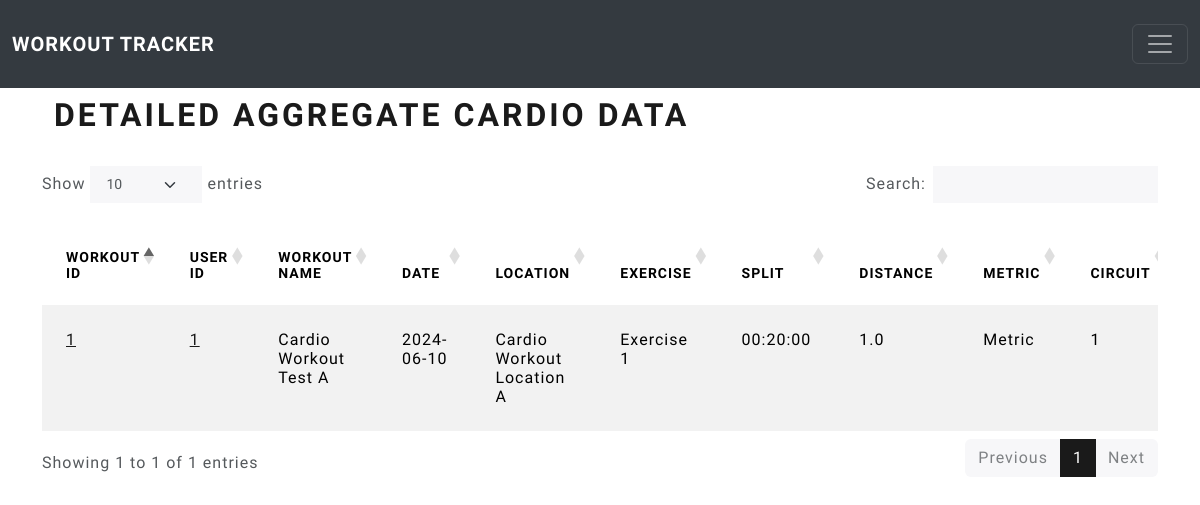
Page /aggregate_cardio_detailed (signed in) on the earlier database version.
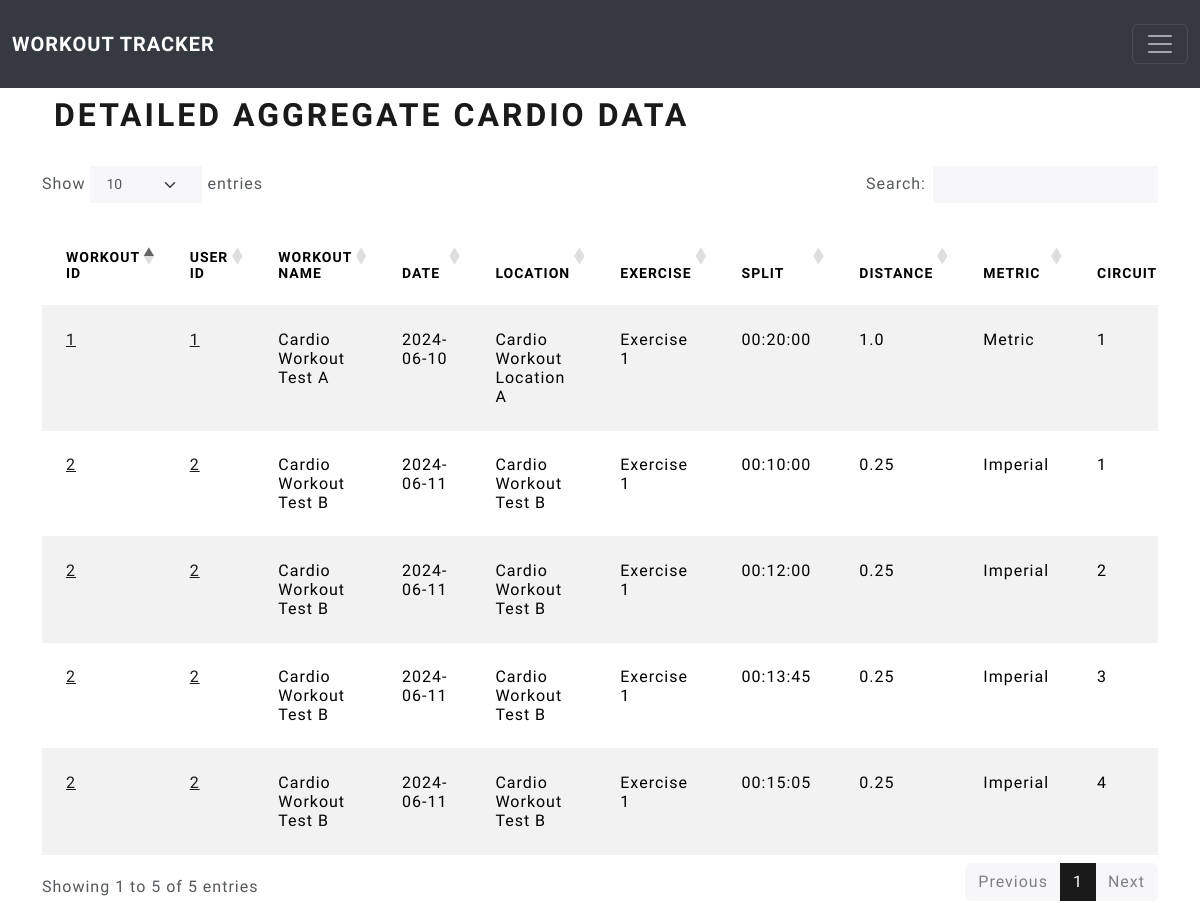
Same page on the later database version.
### workouts/models.py (models this page shows, shortened)
class CardioTraining(db.Model):
    __tablename__ = 'cardio_training'
    users = db.relationship(User)
    id = db.Column(db.Integer, primary_key=True)
    user_id = db.Column(db.Integer, db.ForeignKey('users.id'), nullable=False)
    workout_name = db.Column(db.String(140), nullable=False)
    date = db.Column(db.Date, nullable=False, default=datetime.utcnow)
    location = db.Column(db.String, nullable=False)
    exercise = db.Column(db.String(140), nullable=False)
    split = db.Column(db.String, nullable=False)
    distance = db.Column(db.Float, nullable=False)
    metric = db.Column(db.String, nullable=False)
    circuit = db.Column(db.Integer, nullable=False)
    order_in_circuit = db.Column(db.Integer, nullable=False)
    notes = db.Column(db.Text, nullable=False)
    circuit_count = db.Column(db.Integer, nullable=False)
    exercise_count = db.Column(db.Integer, nullable=False)
    sub_id = db.Column(db.Integer, nullable=False)

### workouts/aggregate/views.py (the view)
@aggregate.route('/aggregate_cardio_detailed', methods=['GET', 'POST'])
@login_required
def detailed_cardio_workout_table():
    cardio_training_data = CardioTraining.query.all()
    return render_template('aggregate_cardio_detailed.html',
                           cardio_training_data=cardio_training_data)

### workouts/models.py (called while the page is built)
@login_manager.user_loader
def load_user(user_id):
    return User.query.get(user_id)

### workouts/templates/aggregate_cardio_detailed.html (shortened to what this page needs)
{% extends "base.html" %}
{% block content %}
    <div class="container">
    <h1>Detailed Aggregate Cardio Data</h1>
    </div>
    <br>
    <div class="table-responsive">
    <table id="data" class="table table-striped">
        <thead>
            <tr>
                <th>Workout ID</th>
                <th>User ID</th>
                <th>Workout Name</th>
                <th>Date</th>
                <th>Location</th>
                <th>Exercise</th>
                <th>Split</th>
                <th>Distance</th>
                <th>Metric</th>
                <th>Circuit</th>
            </tr>
        </thead>
        <tbody>
            {% for exercise_set in cardio_training_data %}
            <tr>
                <td><a href="{{url_for('cardio_training.single_cardio_workout', cardio_workout_id=exercise_set.sub_id, cardio_user_id=exercise_set.user_id)}}">{{ exercise_set.sub_id }}</a></td>
                <td><a href="{{url_for('cardio_training.view_cardio_workout_table', cardio_user_id=exercise_set.user_id)}}">{{  exercise_set.user_id }}</a></td>
                <td>{{ exercise_set.workout_name }}</td>
                <td>{{ exercise_set.date }}</td>
                <td>{{ exercise_set.location }}</td>
                <td>{{ exercise_set.exercise }}</td>
                <td>{{ exercise_set.split }}</td>
                <td>{{ exercise_set.distance }}</td>
                <td>{{ exercise_set.metric }}</td>
                <td>{{ exercise_set.circuit }}</td>
            </tr>
            {% endfor %}
        </tbody>
    </table>
    </div>
{% endblock %}

Differences in the rows shown:
added CardioTraining: sub_id "2", user_id "2", workout_name "Cardio Workout Test B", date "2024-06-11", location "Cardio Workout Test B", exercise "Exercise 1", split "00:10:00", distance "0.25", metric "Imperial", circuit "1"
added CardioTraining: sub_id "2", user_id "2", workout_name "Cardio Workout Test B", date "2024-06-11", location "Cardio Workout Test B", exercise "Exercise 1", split "00:12:00", distance "0.25", metric "Imperial", circuit "2"
added CardioTraining: sub_id "2", user_id "2", workout_name "Cardio Workout Test B", date "2024-06-11", location "Cardio Workout Test B", exercise "Exercise 1", split "00:13:45", distance "0.25", metric "Imperial", circuit "3"
added CardioTraining: sub_id "2", user_id "2", workout_name "Cardio Workout Test B", date "2024-06-11", location "Cardio Workout Test B", exercise "Exercise 1", split "00:15:05", distance "0.25", metric "Imperial", circuit "4"
Other differences:
text written by a page script: "Show entries Search: Showing 1 to 1 of 1 entries Previous 1 Next" → "Show entries Search: Showing 1 to 5 of 5 entries Previous 1 Next"
